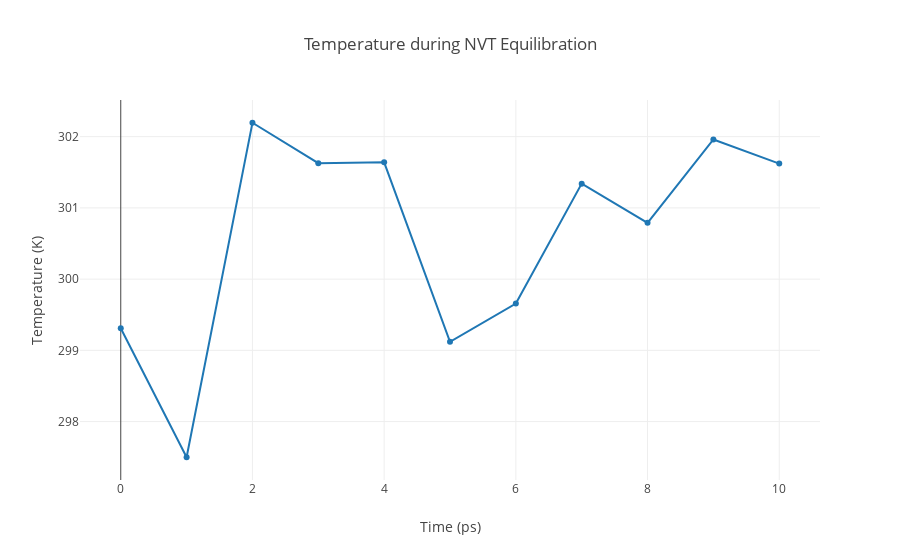

This figure's notebook cell:
### Code cell
import plotly
import plotly.graph_objs as go

# Read temperature data from file 
with open(output_nvt_temp_xvg,'r') as temperature_file:
    x,y = map(
        list,
        zip(*[
            (float(line.split()[0]),float(line.split()[1]))
            for line in temperature_file 
            if not line.startswith(("#","@")) 
        ])
    )

plotly.offline.init_notebook_mode(connected=True)

fig = {
    "data": [go.Scatter(x=x, y=y)],
    "layout": go.Layout(title="Temperature during NVT Equilibration",
                        xaxis=dict(title = "Time (ps)"),
                        yaxis=dict(title = "Temperature (K)")
                       )
}

plotly.offline.iplot(fig)

### Figure 1 — Plotly figure (JSON) as saved in the notebook; plotly's stock layout.template omitted (floating-point values rounded to 4 significant figures)
{"data": [{"type": "scatter", "uid": "199c68ac-4cd9-4ab6-a515-d83d532e9126", "x": [0, 1, 2, 3, 4, 5, 6, 7, 8, 9, 10], "y": [299.3, 297.5, 302.2, 301.6, 301.6, 299.1, 299.7, 301.3, 300.8, 302.0, 301.6]}], "layout": {"title": {"text": "Temperature during NVT Equilibration"}, "xaxis": {"title": {"text": "Time (ps)"}}, "yaxis": {"title": {"text": "Temperature (K)"}}}}
